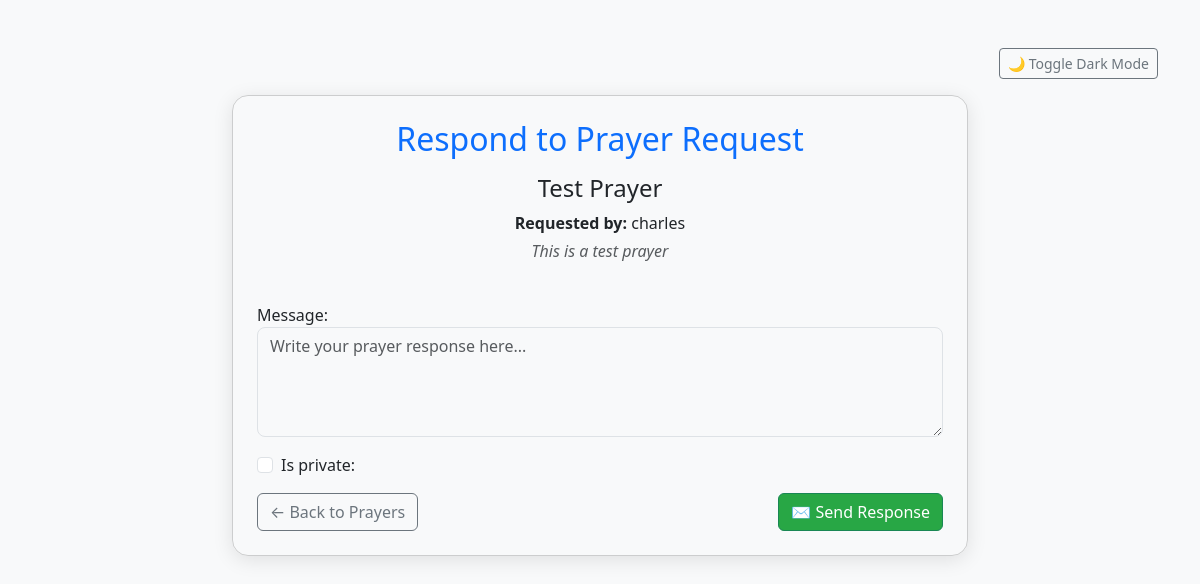
The app's page /prayers/1/respond/ (signed in) with its own data.
### prayers/models.py (models this page shows, shortened)
class PrayerRequest(models.Model):
    user = models.ForeignKey(
        settings.AUTH_USER_MODEL,
        on_delete=models.CASCADE,
        related_name='prayer_requests',
        null=True,  # Allow anonymous submissions
        blank=True
    )
    name = models.CharField(max_length=255, default='Anonymous')
    email = models.EmailField(default='example@example.com')
    title = models.CharField(max_length=255, blank=True)  # Optional title
    message = models.TextField()
    is_prayed = models.BooleanField(default=False)
    created_at = models.DateTimeField(auto_now_add=True)

### core/models.py (models this page shows, shortened)
class User(AbstractUser):
    church = models.CharField(max_length=255, blank=True, null=True)
    favorite_verse = models.TextField(blank=True, null=True)
    ministry_interests = models.TextField(blank=True, null=True)
    bio = models.TextField(blank=True, null=True)
    profile_picture = models.ImageField(upload_to='profile_pictures/', blank=True, null=True)
    groups = models.ManyToManyField(
        Group,
        related_name='custom_user_set',
        blank=True,
        help_text='The groups this user belongs to.',
        verbose_name='groups',
    )
    user_permissions = models.ManyToManyField(
        Permission,
        related_name='custom_user_permissions_set',
        blank=True,
        help_text='Specific permissions for this user.',
        verbose_name='user permissions',
    )

### prayers/views.py (the view)
# urls.py: path('<int:prayer_id>/respond/', views.send_response, name='send_response'),
@login_required
def send_response(request, prayer_id):
    prayer_request = get_object_or_404(PrayerRequest, id=prayer_id)
    if request.method == 'POST':
        form = PrayerResponseForm(request.POST)
        if form.is_valid():
            response = form.save(commit=False)
            response.prayer_request = prayer_request
            response.sender = request.user
            response.save()
            subject = f"New response to your prayer request: {prayer_request.title}"
            message = (
                f"Hi {prayer_request.user.username},\n\n"
                f"You have received a new response to your prayer request:\n\n"
                f"\"{response.message}\"\n\n"
                f"Log in to FaithConnect to view it.\n\n"
                f"Blessings,\n"
                f"The FaithConnect Team"
            )
            return redirect('prayers:prayers_page')
    else:
        form = PrayerResponseForm()
    return render(request, 'prayers/send_response.html', {'prayer_request': prayer_request, 'form': form})

### prayers/forms.py
class PrayerResponseForm(forms.ModelForm):
    class Meta:
        model = PrayerResponse
        fields = ['message', 'is_private']
        widgets = {
            'message': forms.Textarea(attrs={
                'class': 'form-control',
                'placeholder': 'Write your prayer response here...',
                'rows': 4
            }),
            'is_private': forms.CheckboxInput(attrs={
                'class': 'form-check-input'
            }),
        }

### prayers/templates/prayers/send_response.html (shortened to what this page needs)
{% load static %}
<!DOCTYPE html>
<html lang="en">
<head>
    <link href="https://cdn.jsdelivr.net/npm/bootstrap@5.3.0/dist/css/bootstrap.min.css" rel="stylesheet" />
</head>
<body class="light-mode">
<div class="container py-5">
    <div class="d-flex justify-content-end mb-3">
        <button id="toggleDarkMode" class="btn btn-sm btn-outline-secondary dark-toggle">
            🌙 Toggle Dark Mode
        </button>
    </div>
    <div class="row justify-content-center">
        <div class="col-lg-8">
            <div class="card p-4">
                <h2 class="mb-3 text-center text-primary">Respond to Prayer Request</h2>
                <div class="mb-4 text-center">
                    <h4 class="text-dark">{{ prayer_request.title }}</h4>
                    <p class="mb-1"><strong>Requested by:</strong> {{ prayer_request.user.username }}</p>
                    <p class="fst-italic text-muted">{{ prayer_request.message }}</p>
                </div>
                <form id="responseForm" method="post">
                    <div class="mb-3">
                        {{ form.message.label_tag }}
                        {{ form.message }}
                    </div>
                    <div class="form-check mb-3">
                        {{ form.is_private }}
                        {{ form.is_private.label_tag }}
                    </div>
                    <div class="d-flex justify-content-between">
                        <a href="{% url 'prayers:prayers_page' %}" class="btn btn-outline-secondary">
                            ← Back to Prayers
                        </a>
                        <button type="submit" class="btn btn-success">
                            ✉️ Send Response
                        </button>
                    </div>
                </form>
            </div>
        </div>
    </div>
</div>
</body>
</html>

### prayers/templates/prayers/send_response.html (style rules this page uses)
body.light-mode { background-color: #f8f9fa; color: #212529; }
.card { border-radius: 1rem; box-shadow: 0 4px 20px rgba(0,0,0,0.1); background-color: inherit; color: inherit; }
.form-control, .form-check-label { background-color: inherit; color: inherit; }
.form-control { border-radius: 0.5rem; }
.btn-success { background-color: #28a745; }
.dark-toggle { cursor: pointer; }

### records on screen
PrayerRequest: title "Test Prayer", user.username "charles", message "This is a test prayer"
